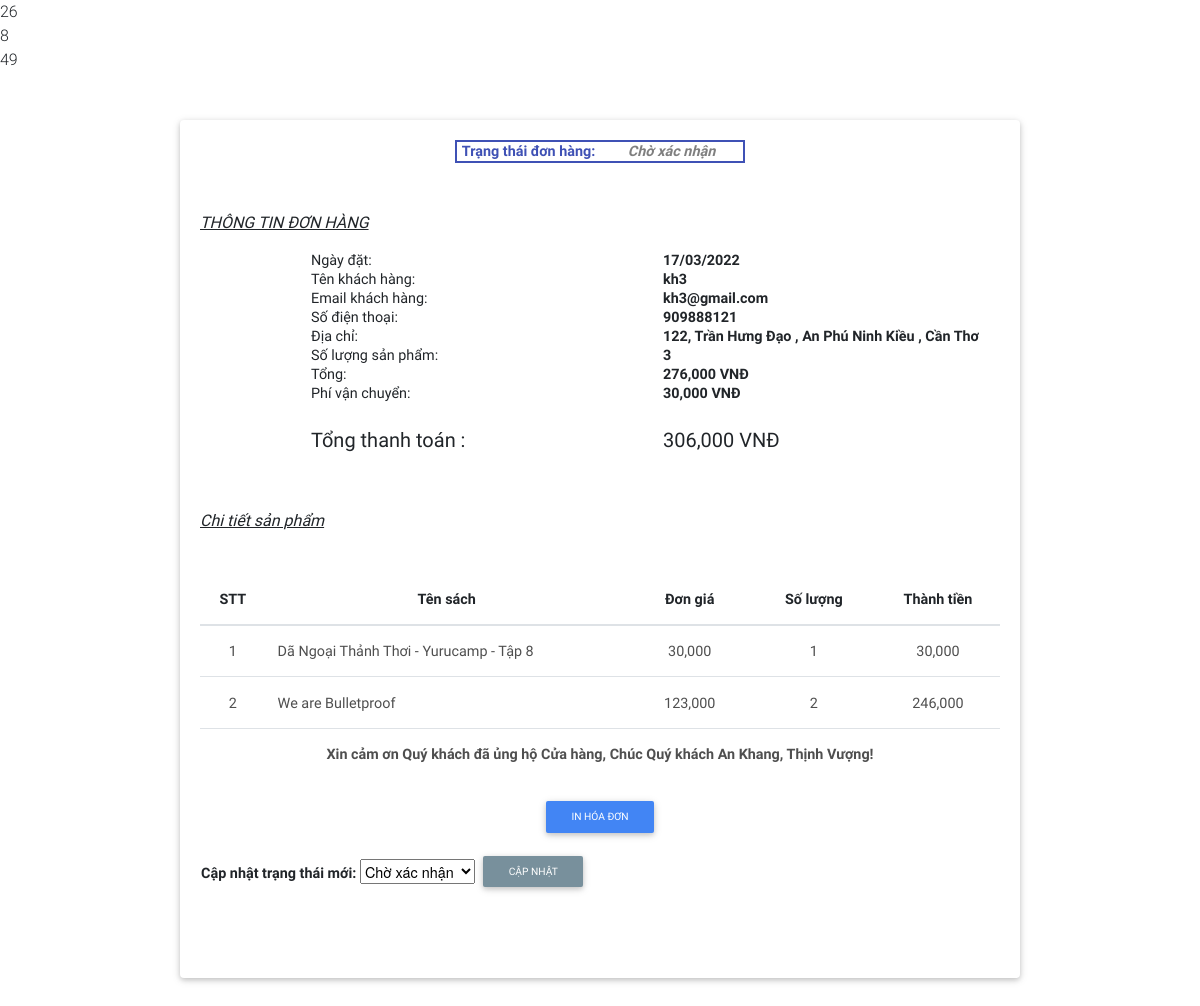
/admin/donhang/chitietdonhang.php?iddon=26, run on the app's committed database.
### tables this page shows
CREATE TABLE `khach_hang` (
  `kh_id` int(255) NOT NULL,
  `kh_ten` varchar(255) NOT NULL,
  `kh_email` varchar(255) NOT NULL,
  `kh_matkhau` varchar(255) NOT NULL
);

CREATE TABLE `dia_chi` (
  `dc_id` int(255) NOT NULL,
  `dc_idkh` int(255) NOT NULL,
  `dc_emailkh` varchar(255) NOT NULL,
  `dc_hoten` varchar(255) NOT NULL,
  `dc_sdt` int(255) NOT NULL,
  `dc_diachi` varchar(500) NOT NULL
);

CREATE TABLE `hoa_don` (
  `hd_id` int(255) NOT NULL,
  `hd_idkh` int(255) NOT NULL,
  `hd_tongtiendonhang` float NOT NULL,
  `hd_trangthai` int(255) NOT NULL,
  `hd_thoigianlapdonhang` datetime NOT NULL DEFAULT current_timestamp()
);

CREATE TABLE `sanpham` (
  `sp_id` int(255) NOT NULL,
  `sp_idtheloai` int(255) NOT NULL,
  `sp_idnxb` int(255) NOT NULL,
  `sp_idnn` int(255) NOT NULL,
  `sp_idncc` int(255) NOT NULL,
  `sp_idtg` int(255) NOT NULL,
  `sp_tensach` varchar(500) NOT NULL,
  `sp_gia` float NOT NULL,
  `sp_hinhanh` varchar(255) NOT NULL,
  `sp_mota` varchar(2000) DEFAULT NULL,
  `sp_soluong` int(255) NOT NULL
);

CREATE TABLE `chi_tiet_hoa_don` (
  `cthd_soluong` int(11) NOT NULL,
  `cthd_gia` float NOT NULL,
  `cthd_idsp` int(255) NOT NULL,
  `cthd_idhd` int(255) NOT NULL
);

### admin/donhang/chitietdonhang.php (the view, shortened to what this page needs)
<?php
require "../../db.php";
$iddon = $_GET['iddon'];
$sql_dc = "SELECT kh_id,dc_diachi, dc_id FROM hoa_don as a join khach_hang as b on a.hd_idkh=b.kh_id
                                        join chi_tiet_hoa_don as c on a.hd_id=c.cthd_idhd
                                        join dia_chi as e on b.kh_id=e.dc_idkh
                                        WHERE hd_id = $iddon
";
$rs_dc = mysqli_query($conn, $sql_dc);
$row_dc = mysqli_fetch_assoc($rs_dc);
$b = $row_dc['kh_id'];
$c = $row_dc['dc_id'];
echo $b;
echo $c;
$sql1 = "SELECT * FROM hoa_don as a join chi_tiet_hoa_don as b on a.hd_id=b.cthd_idhd
                                        join sanpham as c on c.sp_id=b.cthd_idsp
                                        join khach_hang as d on d.kh_id=a.hd_idkh
                                        join dia_chi as e on d.kh_id=e.dc_idkh
                                        WHERE a.hd_id = $iddon  and kh_id='$b'
";
$result1 = mysqli_query($conn, $sql1);
?>
<!DOCTYPE html>
<html lang="en">
<head>
    <link rel="stylesheet" href="https://use.fontawesome.com/releases/v5.11.2/css/all.css">
    <link rel="stylesheet" href="../../css/bootstrap.min.css">
    <link rel="stylesheet" href="../../css/mdb.min.css">
    <link rel="stylesheet" type="text/css" href="../../css/addons/datatables.min.css">
    <link rel="stylesheet" href="../../css/addons/datatables-select.min.css">
</head>
<body class="A4 white">
<main>
    <div class="container-fluid my-5 w-75 ">
        <div class="col-md-12">
            <div class="card">
                <div class="card-body mb-5">
                    <div>
                        <table class="btn-outline-indigo m-auto">
                            <tr>
                                <th class="th-lg font-weight-bold text-center ">Trạng thái đơn hàng:</th>
                                <td class="th-lg font-weight-bold text-center text-black-50 font-italic">
                                    <?php
                                    $sql3 = "SELECT hd_trangthai FROM hoa_don WHERE hd_id=$iddon";
                                    $result3 = mysqli_query($conn, $sql3);
                                    $row3 = mysqli_fetch_assoc($result3);
                                    if ($row3['hd_trangthai'] == 1) {
                                        echo " Chờ xác nhận";
                                    }
                                    ?>
                                </td>
                            </tr>
                        </table>
                    </div>
                    <form id="myfrm">
                        <p class="mt-5"><i><u>THÔNG TIN ĐƠN HÀNG</u></i></p>
                        <div class="ml-5 pl-5">
                            <?php
                            $sql2 = "select sum(cthd_soluong) as tongsp  from chi_tiet_hoa_don where cthd_idhd=$iddon";
                            $rs2 = mysqli_query($conn, $sql2);
                            $row2 = mysqli_fetch_assoc($rs2);
                            if ($result1->num_rows > 0) {
                                $row1 = $result1->fetch_assoc();
                                echo '
                        <table >
                        <tbody >
                            <tr>
                                <td class="col-md-5 font-weight-normal">Ngày đặt:</td>
                                <th class="col-md-5 font-weight-bold">' . date('d/m/Y ', strtotime($row1['hd_thoigianlapdonhang'])) . '</th>
                            </tr>
                            <tr>
                                <td class="col-md-5 font-weight-normal" >Tên khách hàng:</td>
                                <th class="col-md-5 font-weight-bold">' . $row1['dc_hoten'] . '</th>
                            </tr>
                             <tr>
                                <td class="col-md-5 font-weight-normal">Email khách hàng:</td>
                                <th class="col-md-5 font-weight-bold">' . $row1['dc_emailkh'] . '</th>
                            </tr>
                             <tr>
                                <td class="col-md-5 font-weight-normal">Số điện thoại:</td>
                                <th class="col-md-5 font-weight-bold">' . $row1['dc_sdt'] . '</th>
                            </tr>
                             <tr>
                                <td class="col-md-5 font-weight-normal">Địa chỉ:</td>
                                <th class="col-md-5 font-weight-bold">' . $row1['dc_diachi'] . '</th>
                            </tr>
                            <tr>
                                <td class="col-md-5 font-weight-normal">Số lượng sản phẩm:</td>
                                <th class="col-md-5 font-weight-bold">' . $row2['tongsp'] . '</th>
                            </tr>
                            <tr>
                                <td class="col-md-5 font-weight-normal">Tổng:</td>
                                <th class="col-md-5 font-weight-bold">' . number_format($row1['hd_tongtiendonhang']) . " VNĐ" . '</th>
                            </tr>
                            <tr>
                                <td class="col-md-5 font-weight-normal">Phí vận chuyển:</td>
                                <th class="col-md-5 font-weight-bold">30,000 VNĐ</th>
                            </tr>
                            <tr>
                                <th class="col-md-5 font-weight-bold "><h5 class="mt-4">Tổng thanh toán :</h5></th>
                                <th class="col-md-5 font-weight-bold"><h5 class="mt-4">' . number_format($row1['hd_tongtiendonhang'] + 30000) . " VNĐ" . '</h5></h5></th>
                            </tr>
                            </tbody>
                        </table>
                        ';
                            }
                            ?>
                        </div>
                        <br><br>
                        <p><i><u>Chi tiết sản phẩm</u></i></p>
                        <br>
                        <table id="dtMaterialDesignExample" class="table w-100">
                            <thead>
                            <tr>
                                <th class="font-weight-bold text-center">STT</th>
                                <th class="th-sm font-weight-bold text-center">Tên sách</th>
                                <th class="th-sm font-weight-bold text-center">Đơn giá</th>
                                <th class="th-sm font-weight-bold text-center">Số lượng</th>
                                <th class="th-sm font-weight-bold text-center">Thành tiền</th>
                            </tr>
                            </thead>
                            <tbody>
                            <?php
                            $stt = 1;
                            $sql11 = "select * from hoa_don where hd_id=$iddon";
                            $rs11 = mysqli_query($conn, $sql11);
                            while ($row11 = mysqli_fetch_assoc($rs11)) {
                                $sql14 = "SELECT *
                                        FROM sanpham  as s
                                        join chi_tiet_hoa_don as z on s.sp_id=z.cthd_idsp
                                        join hoa_don as a on a.hd_id=z.cthd_idhd
                                        join khach_hang as b on b.kh_id=a.hd_idkh
                                        WHERE z.cthd_idhd = $iddon
                                        ";
                                if ($rs14 = mysqli_query($conn, $sql14)) {
                                    while ($row14 = mysqli_fetch_assoc($rs14)) {
                                        echo '
                                            <tr>
                                                <td class="text-center">' . $stt++ . '</td>
                                                <td > ' . $row14['sp_tensach'] . '</td>
                                                <td class="text-center"> ' . number_format($row14['cthd_gia']) . '</td>
                                                <td class="text-center"> ' . $row14['cthd_soluong'] . ' </td>
                                                <td class="text-center"> ' . number_format($row14['cthd_gia'] * $row14['cthd_soluong']) . ' </td>
                                            </tr>
                                    ';
                                    }
                                }
                            }
                            ?>
                            <tr>
                                <td colspan="5" class="text-center font-weight-bolder">
                                    Xin cảm ơn Quý khách đã ủng hộ Cửa hàng, Chúc Quý khách An Khang, Thịnh Vượng!
                                </td>
                            </tr>
                            </tbody>
                        </table>
                    </form>
                    <p align="center"><input class='btn btn-sm btn btn-primary' title="In hóa đơn" type="button"
                                             onclick="myPrint('myfrm')" value="In hóa đơn"></p>
                    <div>
                        <form action="trangthai.php" method="GET">
                            <table>
                                <tr>
                                    <div class="md - form ml - 4 pl - 5">
                                        <th class="th-sm font-weight-bold text-center">
                                            <label for="select" style="margin - left: 0.9em;">
                                                Cập nhật trạng thái mới:
                                            </label>
                                            <select class=""
                                                    id="select"
                                                    name="trangthai"
                                                    style="margin - left: 3em; margin - top: 0.5em;width: 8em;">
                                                <option value="1">Chờ xác nhận</option>
                                            </select>
                                        </th>
                                    </div>
                                    <td>
                                        <button class="btn btn-sm btn btn-blue-grey mt-0"
                                                title="Cập nhật trạng thái"
                                                type="submit">Cập nhật
                                        </button>
                                    </td>
                                </tr>
                            </table>
                        </form>
                    </div>
                </div>
            </div>
        </div>
    </div>
</main>
</body>
</html>

### data on the page
khach_hang: kh_id "8"
dia_chi: dc_id "49", dc_hoten "kh3", dc_emailkh "kh3@gmail.com", dc_sdt "909888121", dc_diachi "122, Trần Hưng Đạo , An Phú Ninh Kiều , Cần Thơ"
hoa_don: hd_thoigianlapdonhang "17/03/2022", hd_tongtiendonhang "276,000", $row1['hd_tongtiendonhang'] + 30000 "306,000"
sanpham: sp_tensach "Dã Ngoại Thảnh Thơi - Yurucamp - Tập 8", chi_tiet_hoa_don.cthd_gia "30,000", chi_tiet_hoa_don.cthd_soluong "1", chi_tiet_hoa_don.cthd_gia+cthd_soluong "30,000"
sanpham: sp_tensach "We are Bulletproof", chi_tiet_hoa_don.cthd_gia "123,000", chi_tiet_hoa_don.cthd_soluong "2", chi_tiet_hoa_don.cthd_gia+cthd_soluong "246,000"

### other printed values
$row2['tongsp'] "3"
